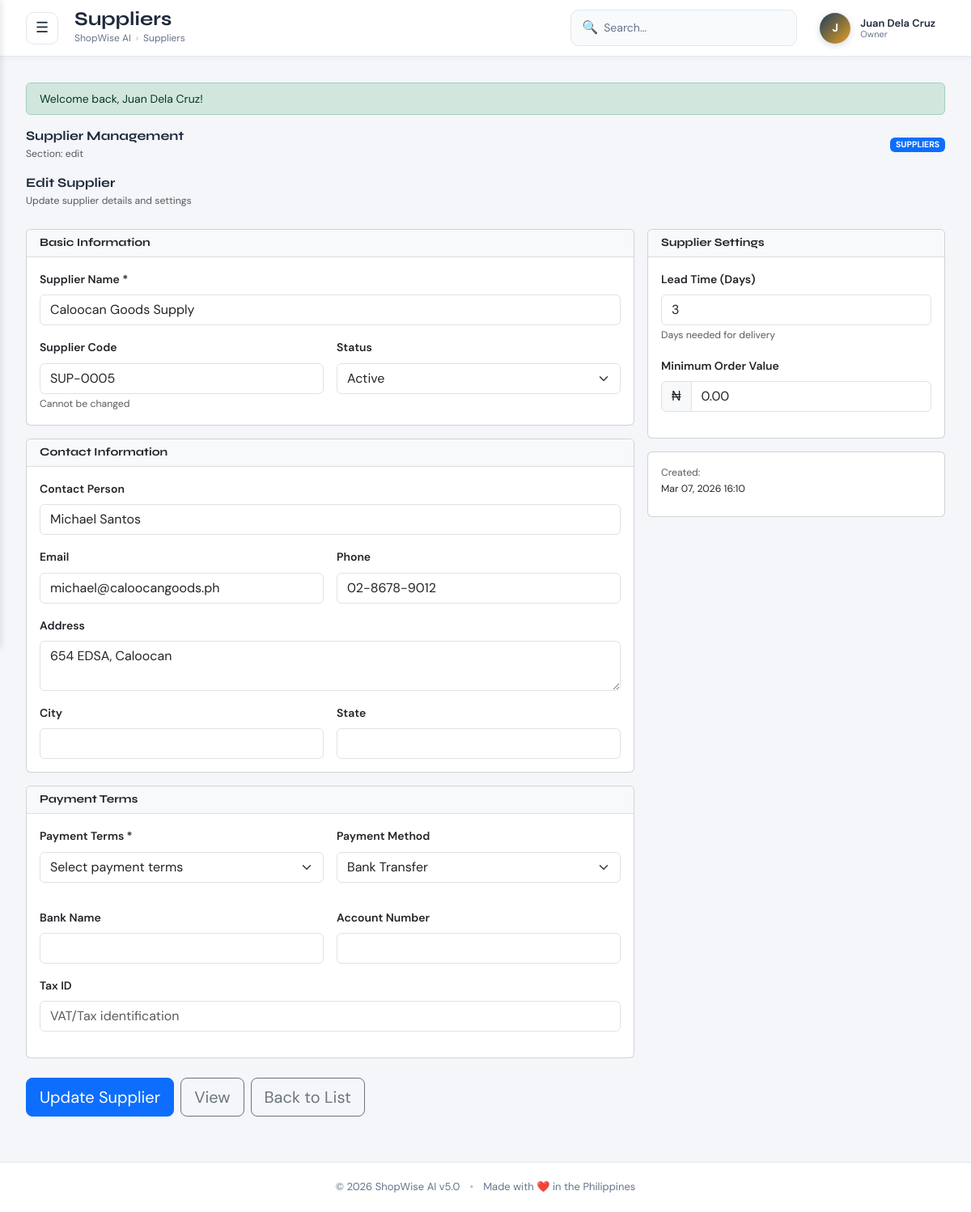
The page /suppliers/5/edit (signed in) on the database its author committed.
### tables this page shows
CREATE TABLE suppliers (
    supplier_id INT UNSIGNED AUTO_INCREMENT PRIMARY KEY,
    supplier_name VARCHAR(100) NOT NULL,
    contact_person VARCHAR(100),
    phone VARCHAR(20),
    alt_phone VARCHAR(20) NULL,
    email VARCHAR(100) NULL,
    viber VARCHAR(20) NULL,
    address TEXT,
    payment_terms VARCHAR(60),
    credit_limit DECIMAL(12,2) DEFAULT 0.00,
    lead_time_days TINYINT UNSIGNED DEFAULT 7,
    delivery_days VARCHAR(50) NULL COMMENT 'e.g., Mon,Wed,Fri',
    min_order_value DECIMAL(12,2) DEFAULT 0.00,
    bank_details TEXT NULL,
    contract_start DATE NULL,
    contract_end DATE NULL,
    status ENUM('active','inactive','blacklisted') DEFAULT 'active',
    created_at DATETIME DEFAULT CURRENT_TIMESTAMP,
    INDEX idx_name (supplier_name),
    INDEX idx_status (status)
);

### core/Controller.php (called while the page is built, shortened)
<?php
class Controller
{
    protected array $data = [];
    protected function render(string $view, array $data = [], string $layout = null): void
    {
        $this->data = array_merge($this->data, $data);
        extract($this->data);
        $viewFile = VIEWS_PATH . $view . '.php';
        include $viewFile;
    }
}

### core/ModuleController.php (called while the page is built, shortened)
<?php
class ModuleController extends Controller
{
    protected string $module = 'module';
    protected string $title = 'Module';
    protected function moduleSection(string $section, array $extra = []): void
    {
        $this->render('shared/module', array_merge([
            'flash' => $this->getFlash(),
            'user' => $this->user(),
            'module' => $this->module,
            'title' => $this->title,
            'section' => $section,
            'records' => [],
            'extra' => [],
            'csrf' => Auth::csrfGenerate(),
        ], $extra));
    }
}

### controllers/SupplierController.php (called while the page is built, shortened)
<?php
class SupplierController extends ModuleController
{
    private SupplierModel $model;
    public function __construct()
    {
        $this->model = new SupplierModel();
    }
    public function edit(string $id): void
    {
        $supplierId = (int)$id;
        $supplier = $this->model->getById($supplierId);
        $this->moduleSection('edit', [
            'id' => $supplierId,
            'supplier' => $supplier
        ]);
    }
}

### index.php (called while the page is built, shortened)
<?php
require_once CONFIG_PATH . 'app.php';
require_once CONFIG_PATH . 'database.php';
function shopwiseAutoload(string $className): void
{
    $searchPaths = [
        CORE_PATH,
        HELPER_PATH,
        MODEL_PATH,
        CONTROLLER_PATH,
    ];
    foreach ($searchPaths as $path) {
        $file = $path . $className . '.php';
        if (file_exists($file)) {
            return;
        }
    }
}
require_once HELPER_PATH . 'security.php';
$router = new Router();
$router->dispatch();

### config/database.php (called while the page is built, shortened)
<?php
class Database
{
    private static ?PDO $instance = null;
    private static string $host     = 'localhost';
    private static string $dbName   = 'shopwise_db';
    private static string $username = 'root';
    private static string $password = '';
    private static string $charset  = 'utf8mb4';
    private static int    $port     = 3306;
    public static function getInstance(): PDO
    {
        if (self::$instance === null) {
            self::$instance = self::createConnection();
        }
        return self::$instance;
    }
    private static function createConnection(): PDO
    {
        $dsn = sprintf(
            'mysql:host=%s;port=%d;dbname=%s;charset=%s',
            self::$host,
            self::$port,
            self::$dbName,
            self::$charset
        );
        $options = [
            PDO::ATTR_ERRMODE            => PDO::ERRMODE_EXCEPTION,
            PDO::ATTR_DEFAULT_FETCH_MODE => PDO::FETCH_ASSOC,
            PDO::ATTR_EMULATE_PREPARES   => false,
            PDO::ATTR_PERSISTENT         => false,
            PDO::MYSQL_ATTR_INIT_COMMAND => "SET NAMES utf8mb4 COLLATE utf8mb4_unicode_ci",
            PDO::MYSQL_ATTR_FOUND_ROWS   => true,
        ];
        try {
            return new PDO($dsn, self::$username, self::$password, $options);
        } catch (PDOException $e) {
            $logMessage = sprintf(
                "[%s] DB Connection Failed: %s\n",
                date('Y-m-d H:i:s'),
                $e->getMessage()
            );
            $logFile = defined('LOG_PATH') ? LOG_PATH . 'db_errors.log' : __DIR__ . '/../logs/db_errors.log';
            @file_put_contents($logFile, $logMessage, FILE_APPEND | LOCK_EX);
            throw new RuntimeException(
                'Database connection unavailable. Please contact your system administrator.',
                500
            );
        }
    }
}

### models/SupplierModel.php (called while the page is built, shortened)
<?php
class SupplierModel
{
    private PDO $db;
    public function __construct()
    {
        $this->db = Database::getInstance();
    }
    public function getById($supplierId)
    {
        $stmt = $this->db->prepare("SELECT * FROM suppliers WHERE supplier_id = ? LIMIT 1");
        $stmt->execute([(int)$supplierId]);
        $row = $stmt->fetch(PDO::FETCH_ASSOC);
        return $row ? $this->normalizeSupplier($row) : null;
    }
    private function normalizeSupplier(array $row): array
    {
        $id = (int)($row['supplier_id'] ?? 0);
        $row['supplier_code'] = $row['supplier_code'] ?? sprintf('SUP-%04d', $id);
        $row['city'] = $row['city'] ?? '';
        $row['state'] = $row['state'] ?? '';
        $row['payment_method'] = $row['payment_method'] ?? 'bank_transfer';
        $row['bank_name'] = $row['bank_name'] ?? '';
        $row['account_number'] = $row['account_number'] ?? '';
        $row['tax_id'] = $row['tax_id'] ?? '';
        return $row;
    }
}

### helpers/security.php (called while the page is built, shortened)
<?php
function e($value): string
{
    return htmlspecialchars((string) $value, ENT_QUOTES, 'UTF-8');
}

### views/suppliers/edit.php (the view, shortened to what this page needs)
<div class="page-header gap-3 mb-4">
    <div>
        <h5 class="mb-1">Edit Supplier</h5>
        <p class="text-muted small">Update supplier details and settings</p>
    </div>
</div>
<?php if (!isset($supplier) || !$supplier): ?>
    <div class="alert alert-danger">Supplier not found</div>
<?php else: ?>
    <form method="POST" action="<?= e(BASE_URL) ?>/suppliers/<?= e((string)$supplier['supplier_id']) ?>/update">
        <div class="row g-3 mb-4">
            <div class="col-lg-8">
                <div class="card card-soft">
                    <div class="card-header">
                        <h6 class="mb-0">Basic Information</h6>
                    </div>
                    <div class="card-body">
                        <div class="mb-3">
                            <label class="form-label fw-600">Supplier Name *</label>
                            <input type="text" name="supplier_name" class="form-control" value="<?= e($supplier['supplier_name'] ?? '') ?>" required>
                        </div>
                        <div class="row g-3">
                            <div class="col-sm-6">
                                <label class="form-label fw-600">Supplier Code</label>
                                <input type="text" class="form-control" value="<?= e($supplier['supplier_code'] ?? '') ?>" readonly>
                                <small class="text-muted">Cannot be changed</small>
                            </div>
                            <div class="col-sm-6">
                                <label class="form-label fw-600">Status</label>
                                <select name="status" class="form-select">
                                    <option value="active" <?php if (($supplier['status'] ?? '') === 'active') echo 'selected'; ?>>Active</option>
                                </select>
                            </div>
                        </div>
                    </div>
                </div>
                <div class="card card-soft mt-3">
                    <div class="card-header">
                        <h6 class="mb-0">Contact Information</h6>
                    </div>
                    <div class="card-body">
                        <div class="mb-3">
                            <label class="form-label fw-600">Contact Person</label>
                            <input type="text" name="contact_person" class="form-control" value="<?= e($supplier['contact_person'] ?? '') ?>">
                        </div>
                        <div class="row g-3">
                            <div class="col-sm-6">
                                <label class="form-label fw-600">Email</label>
                                <input type="email" name="email" class="form-control" value="<?= e($supplier['email'] ?? '') ?>">
                            </div>
                            <div class="col-sm-6">
                                <label class="form-label fw-600">Phone</label>
                                <input type="text" name="phone" class="form-control" value="<?= e($supplier['phone'] ?? '') ?>">
                            </div>
                        </div>
                        <div class="mb-3 mt-3">
                            <label class="form-label fw-600">Address</label>
                            <textarea name="address" class="form-control" rows="2"><?= e($supplier['address'] ?? '') ?></textarea>
                        </div>
                        <div class="row g-3">
                            <div class="col-sm-6">
                                <label class="form-label fw-600">City</label>
                                <input type="text" name="city" class="form-control" value="<?= e($supplier['city'] ?? '') ?>">
                            </div>
                            <div class="col-sm-6">
                                <label class="form-label fw-600">State</label>
                                <input type="text" name="state" class="form-control" value="<?= e($supplier['state'] ?? '') ?>">
                            </div>
                        </div>
                    </div>
                </div>
                <div class="card card-soft mt-3">
                    <div class="card-header">
                        <h6 class="mb-0">Payment Terms</h6>
                    </div>
                    <div class="card-body">
                        <div class="row g-3">
                            <div class="col-sm-6">
                                <label class="form-label fw-600">Payment Terms *</label>
                                <select name="payment_terms" class="form-select" required>
                                    <option value="">Select payment terms</option>
                                </select>
                            </div>
                            <div class="col-sm-6">
                                <label class="form-label fw-600">Payment Method</label>
                                <select name="payment_method" class="form-select">
                                    <option value="bank_transfer" <?php if (($supplier['payment_method'] ?? '') === 'bank_transfer') echo 'selected'; ?>>Bank Transfer</option>
                                </select>
                            </div>
                        </div>
                        <div class="row g-3 mt-3">
                            <div class="col-sm-6">
                                <label class="form-label fw-600">Bank Name</label>
                                <input type="text" name="bank_name" class="form-control" value="<?= e($supplier['bank_name'] ?? '') ?>">
                            </div>
                            <div class="col-sm-6">
                                <label class="form-label fw-600">Account Number</label>
                                <input type="text" name="account_number" class="form-control" value="<?= e($supplier['account_number'] ?? '') ?>">
                            </div>
                        </div>
                        <div class="mb-3 mt-3">
                            <label class="form-label fw-600">Tax ID</label>
                            <input type="text" name="tax_id" class="form-control" value="<?= e($supplier['tax_id'] ?? '') ?>" placeholder="VAT/Tax identification">
                        </div>
                    </div>
                </div>
            </div>
            <div class="col-lg-4">
                <div class="card card-soft">
                    <div class="card-header">
                        <h6 class="mb-0">Supplier Settings</h6>
                    </div>
                    <div class="card-body">
                        <div class="mb-3">
                            <label class="form-label fw-600">Lead Time (Days)</label>
                            <input type="number" name="lead_time_days" class="form-control" value="<?= (int)($supplier['lead_time_days'] ?? 5) ?>" min="1">
                            <small class="text-muted">Days needed for delivery</small>
                        </div>
                        <div class="mb-3">
                            <label class="form-label fw-600">Minimum Order Value</label>
                            <div class="input-group">
                                <span class="input-group-text">₦</span>
                                <input type="number" name="minimum_order_value" class="form-control" step="0.01" value="<?= number_format((float)($supplier['minimum_order_value'] ?? 0), 2, '.', '') ?>" min="0">
                            </div>
                        </div>
                    </div>
                </div>
                <?php if (isset($supplier['created_at'])): ?>
                    <div class="card card-soft mt-3">
                        <div class="card-body small">
                            <div class="mb-2">
                                <span class="text-muted">Created:</span>
                                <div><?= (new DateTime($supplier['created_at']))->format('M d, Y H:i') ?></div>
                            </div>
                        </div>
                    </div>
                <?php endif; ?>
            </div>
        </div>
        <div class="d-flex gap-2 mb-4">
            <button type="submit" class="btn btn-lg btn-primary">Update Supplier</button>
            <a href="<?= e(BASE_URL) ?>/suppliers/<?= e((string)$supplier['supplier_id']) ?>" class="btn btn-lg btn-outline-secondary">View</a>
            <a href="<?= e(BASE_URL) ?>/suppliers" class="btn btn-lg btn-outline-secondary">Back to List</a>
        </div>
    </form>
<?php endif; ?>

### core/Router.php (shortened to what this page needs)
<?php
class Router
{
    private static array $routes = [];
    private static string $basePath = '/ShopWise_ai';
    public static function get(string $pattern, string $controller, string $method): void
    {
        self::$routes[] = [
            'method' => 'GET',
            'pattern' => $pattern,
            'controller' => $controller,
            'action' => $method
        ];
    }
    public static function post(string $pattern, string $controller, string $method): void
    {
        self::$routes[] = [
            'method' => 'POST',
            'pattern' => $pattern,
            'controller' => $controller,
            'action' => $method
        ];
    }
    public static function dispatch(): void
    {
        $requestMethod = $_SERVER['REQUEST_METHOD'];
        $requestUri = $_SERVER['REQUEST_URI'];
        $requestUri = strtok($requestUri, '?');
        $requestUri = str_replace(self::$basePath, '', $requestUri);
        foreach (self::$routes as $route) {
            if ($route['method'] !== $requestMethod) {
                continue;
            }
            $pattern = self::convertPatternToRegex($route['pattern']);
            if (preg_match($pattern, $requestUri, $matches)) {
                $params = array_filter($matches, 'is_string', ARRAY_FILTER_USE_KEY);
                $actionName = $route['action'];
                $controller = new $controllerName();
                call_user_func_array([$controller, $actionName], $params);
                return;
            }
        }
    }
    private static function convertPatternToRegex(string $pattern): string
    {
        $pattern = str_replace('/', '\/', $pattern);
        $pattern = preg_replace('/:([\w]+)/', '(?P<$1>[^\/]+)', $pattern);
        return '/^' . $pattern . '$/';
    }
}

### rows shown on the page
suppliers: supplier_name "Caloocan Goods Supply", status "Active", contact_person "Michael Santos", email "michael@caloocangoods.ph", phone "02-8678-9012", address "654 EDSA, Caloocan", lead_time_days "3", created_at "Mar 07, 2026 16:10"
